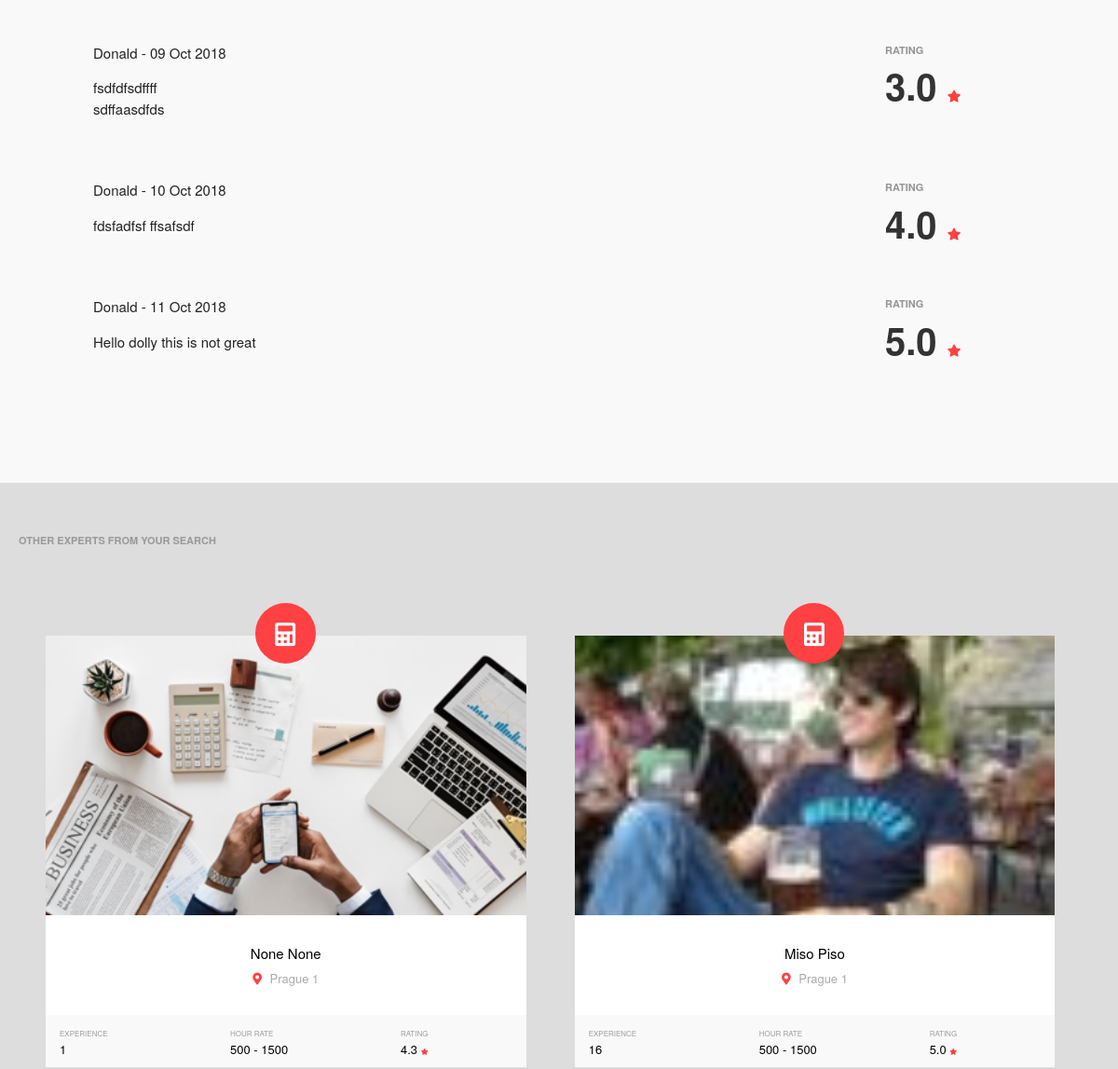
Page /webapp/expert/?id=1 (middle part) on the earlier database version.
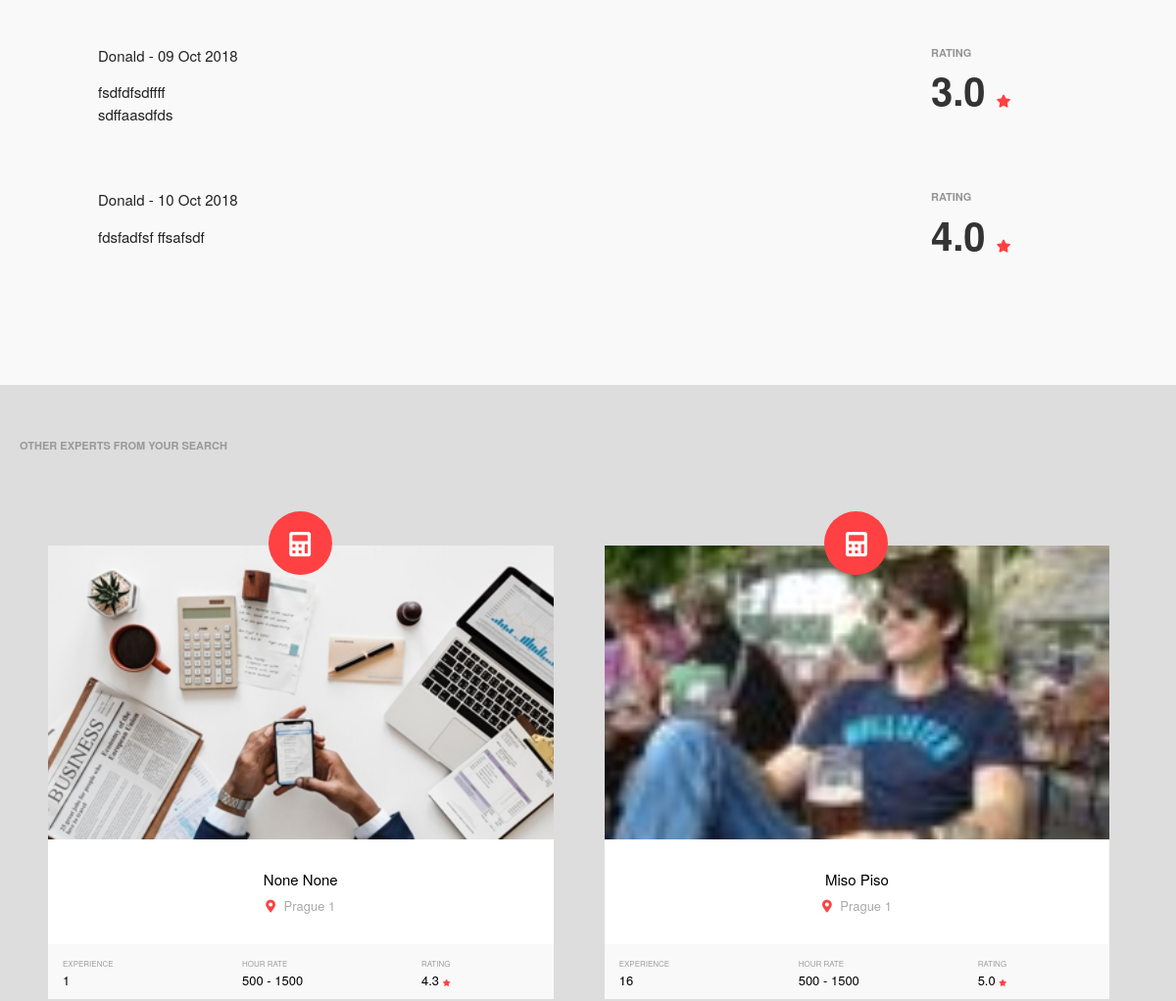
Same page on the later database version.
### webapp/models.py (models this page shows, shortened)
class Rating(models.Model):
  from_user        = models.ForeignKey(User, null=True, related_name='rating_from_user')
  to_user          = models.ForeignKey(User, null=True, related_name='rating_to_user')
  body             = models.TextField(max_length=5000, blank=True, null=True)
  status           = models.IntegerField(blank=True, null=True, default='1')
  rating           = models.IntegerField(blank=True, null=True, default='5')
  created_date     = models.DateTimeField(default=datetime.now)

class User(AbstractBaseUser):
  email            = models.EmailField(max_length=255, unique=True)
  active           = models.BooleanField(default=True)
  staff            = models.BooleanField(default=False)
  admin            = models.BooleanField(default=False)
  timestamp        = models.DateTimeField(auto_now_add=True)
  first_name       = models.CharField(max_length=255, blank=True, null=True)
  last_name        = models.CharField(max_length=255 , blank=True, null=True)
  username         = models.CharField(max_length=255 , blank=True, null=True)
  phone            = models.CharField(max_length=255, blank=True, null=True)
  mobile           = models.CharField(max_length=255, blank=True, null=True)
  web              = models.CharField(max_length=255, blank=True, null=True)
  street           = models.CharField(max_length=255, blank=True, null=True)
  street_number    = models.CharField(max_length=255, blank=True, null=True)
  city             = models.CharField(max_length=255, blank=True, null=True)
  country          = CountryField(default ='CZ')
  zipcode          = models.CharField(max_length=255, blank=True, null=True)
  district         = models.CharField(max_length=255, blank=True, null=True)
  district_id      = models.IntegerField(blank=True, null=True)
  latitude         = models.CharField(max_length=255, blank=True, null=True)
  longtitude       = models.CharField(max_length=255, blank=True, null=True)
  company          = models.CharField(max_length=255, blank=True, null=True)
  category_id      = models.IntegerField(blank=True, null=True)
  experience       = models.IntegerField(blank=True, null=True)
  hour_rate_from   = models.IntegerField(blank=True, null=True)
  hour_rate_to     = models.IntegerField(blank=True, null=True)
  bio              = models.TextField(max_length=5000, blank=True, null=True)
  expertise        = models.CharField(max_length=255 , blank=True, null=True)
  rating           = models.FloatField(max_length=255 , blank=True, null=True, default='5.0')
  profile_img      = models.ImageField(blank=True, default="default.jpg")
  USERNAME_FIELD = 'email'
  objects = UserManager()

### webapp/views.py (the view)
def expert(request):
  expert_id              = request.GET.get('id')
  message_sent           = request.GET.get('message_sent')
  rating_sent            = request.GET.get('rating_sent')
  expert                 = User.objects.get(id=expert_id)
  expert_expertise       = expert.expertise
  expertieses            = ""
  if expert_expertise:
    expert_expertise     = expert_expertise.split(",")
    expertieses          = Expertise.objects.filter(id__in=map(str,expert_expertise))
  category_id            = expert.category_id
  district_id            = expert.district_id
  district               = expert.district
  experience_minimal     = request.GET.get('experience_minimal')
  hour_rate_maximal      = request.GET.get('hour_rate_maximal')
  rating_minimal         = request.GET.get('rating_minimal')
  expertise_ids          = request.GET.get('expertise')
  if experience_minimal == None or experience_minimal == "":
    experience_minimal = 1
  if hour_rate_maximal == None or hour_rate_maximal == "":
    hour_rate_maximal = 5000
  if rating_minimal == None or rating_minimal == "":
    rating_minimal = 1
  experts = User.objects.filter(category_id=category_id).filter(experience__gte=experience_minimal, hour_rate_to__lte=hour_rate_maximal, rating__gte=rating_minimal, district_id=district_id).exclude(id=expert_id)
  if expertise_ids:
    experts = experts.filter(expertise__icontains=expertise_ids)
  ratings = Rating.objects.filter(to_user=expert_id)
  context = {
    'expert'              : expert,
    'experts'             : experts,
    'category_id'         : category_id,
    'district_id'         : district_id,
    'district'            : district,
    'expertieses'         : expertieses,
    'expertise_ids'       : expertise_ids,
    'experience_minimal'  : experience_minimal,
    'hour_rate_maximal'   : hour_rate_maximal,
    'rating_minimal'      : rating_minimal,
    'ratings'             : ratings,
    'message_sent'        : message_sent,
    'rating_sent'         : rating_sent
  }
  return render(request, 'webapp/expert.html', context)

### webapp/templates/webapp/expert.html (shortened to what this page needs)
{% extends "webapp/base.html" %}
{% block content %}
{% load i18n %}
{% load staticfiles %}
<div class="expert category-{{ expert.category_id }}">
  <div class="page">
    <div class="row">
      <div class="expert-main  main-content col s12 l8">
        <div class="expert-section" id="reviews">
          {% for rating in ratings %}
            <div class="expert-section-text clearfix">
              <div class="user-rating">
                <div class="user-rating-base">
                  <strong>
                    {{ rating.to_user.first_name }}
                  </strong>
                  <span> - {{ rating.created_date|date:"d M Y" }}</span>
                </div>
                <div class="user-rating-body">
                  {{ rating.body |linebreaks}}
                </div>
              </div>
              <div class="user-rating-value">
                <div class="expert-value-section">
                  <div class="expert-value-header">{% trans 'Rating' %}</div>
                  <div class="expert-value-iteger">
                    <span>{{ rating.rating|floatformat:1 }}</span>
                    <i class="fas fa-star"></i>
                  </div>
                </div>
              </div>
            </div>
          {% endfor %}
        </div>
      </div>
    </div>
  </div>
  {% if expert.id != request.user.id %}
    {% if experts.count > 0 %}
      <div id="other-experts">
        <h2>{% trans 'Other experts from your search' %}</h2>
        <ul class="user-boxes">
          {% for expert in experts %}
            {% include 'webapp/partials/expert.html' %}
          {% endfor %}
        </ul>
      </div>
    {% endif %}
  {% endif %}
</div>
{% endblock %}

### webapp/templates/webapp/base.html (shortened to what this page needs)
<!DOCTYPE html>
<html lang="en">
<head>
    {% load staticfiles %}
    <link rel="stylesheet" href="https://use.fontawesome.com/releases/v5.3.1/css/all.css">
    <link rel="stylesheet" href="https://cdnjs.cloudflare.com/ajax/libs/materialize/1.0.0/css/materialize.min.css">
    <link rel="stylesheet" type="text/css" href="{% static 'css/general.css' %}" />
    <link rel="stylesheet" type="text/css" href="{% static 'css/nouislider.css' %}" />
    <link rel="stylesheet" type="text/css" href="{% static 'css/forms.css' %}" />
    <link rel="stylesheet" type="text/css" href="{% static 'css/buttons.css' %}" />
    <link rel="stylesheet" type="text/css" href="{% static 'css/steps.css' %}" />
    <link rel="stylesheet" type="text/css" href="{% static 'css/box.css' %}" />
    <link rel="stylesheet" type="text/css" href="{% static 'css/masthead.css' %}" />
    <link rel="stylesheet" type="text/css" href="{% static 'css/footer.css' %}" />
    <link rel="stylesheet" type="text/css" href="{% static 'css/map.css' %}" />
    <link rel="stylesheet" type="text/css" href="{% static 'css/user-box.css' %}" />
    <link rel="stylesheet" type="text/css" href="{% static 'css/search-filters.css' %}" />
    <link rel="stylesheet" type="text/css" href="{% static 'css/sidebar.css' %}" />
    <link rel="stylesheet" type="text/css" href="{% static 'css/rating.css' %}" />
    <link rel="stylesheet" type="text/css" href="{% static 'css/tabs.css' %}" />
    <link rel="stylesheet" type="text/css" href="{% static 'css/templates/register.css' %}" />
    <link rel="stylesheet" type="text/css" href="{% static 'css/templates/search.css' %}" />
    <link rel="stylesheet" type="text/css" href="{% static 'css/templates/expert.css' %}" />
    <link rel="stylesheet" type="text/css" href="{% static 'css/templates/messages.css' %}" />
    <link rel="stylesheet" type="text/css" href="{% static 'css/templates/news.css' %}" />
    <link rel="stylesheet" type="text/css" href="{% static 'css/templates/marketing.css' %}" />
    <link rel="stylesheet" type="text/css" href="{% static 'css/mobile.css' %}" />
</head>
<body>
    {% block content %}
    {% endblock %}
</body>
</html>

### webapp/templates/webapp/partials/nav.html (shortened to what this page needs)
{% load i18n %}

### webapp/templates/webapp/partials/expert.html
{% load i18n %}
<li class="user-box category-{{ expert.category_id }}">
  <a href="/webapp/expert/?id={{ expert.id }}&category_id={{ expert.category_id }}&district_id={{expert.district_id}}&district={{ expert.district }}&expertise={{ expertise_ids }}&experience_minimal={{ experience_minimal }}&hour_rate_maximal={{ hour_rate_maximal }}&rating_minimal={{ rating_minimal }}">
    <div class="category-icon">
      {% if expert.category_id == 1 %}
        <i class="fas fa-balance-scale"></i>
      {% elif expert.category_id == 2 %}
        <i class="fas fa-calculator"></i>
      {% else %}
        <i class="fas fa-bullhorn"></i>
      {% endif %}
    </div>
    <div class="user-box-top">
      <div class="profile-pic" style="background: #f2f2f2 url('/webapp/media/thumbs/{{ expert.profile_img }}') center center no-repeat; background-size: cover;" >
      </div>
      <div class="user-full-name">
        {{ expert.first_name }}
        {{ expert.last_name }}
      </div>
      <div  class="distric">
        <i class="fas fa-map-marker-alt"></i>
        {{ expert.district}}
      </div>
    </div>
    <div class="user-box-bottom">
      <div class="user-value long">
        <label>{% trans 'Experience' %}</label>
        <div class="value">{{ expert.experience}}</div>
      </div>
      <div class="user-value long">
        {% if expert.category_id == 3 %}
          <label>{% trans 'NS' %}</label>
        {% else %}
          <label>{% trans 'Hour rate' %}</label>
        {% endif %}
        <div class="value">{{ expert.hour_rate_from}} - {{ expert.hour_rate_to}} </div>
      </div>
      <div class="user-value">
        <label>{% trans 'Rating' %}</label>
        <div class="value">
          {% if expert.rating %}
            {{ expert.rating|floatformat:1 }}
          {% endif %}
          <i class="fas fa-star"></i>
        </div>
      </div>
     </div>
   </a>
</li>

### webapp/templates/webapp/partials/sidebar_message.html (shortened to what this page needs)
{% load i18n %}

### webapp/templates/marketing/not_logged_in.html (shortened to what this page needs)
{% load i18n %}

### webapp/templates/webapp/partials/sidebar_rating.html (shortened to what this page needs)
{% load i18n %}

### webapp/templates/webapp/partials/sidebar_sharing.html (shortened to what this page needs)
{% load i18n %}

### webapp/templates/webapp/partials/footer.html (shortened to what this page needs)
{% load i18n %}

### webapp/templates/webapp/partials/footer-form.html (shortened to what this page needs)
{% load i18n %}

### webapp/static/css/general.css (style rules this page uses)
html { background: #f9f9f9; color: #222; font-size: 15px; font-family: "Helvetica Neue",Helvetica,Arial,sans-serif; }
body { margin: 0 auto; max-width: 1600px; }
.row { margin-bottom: 0px; }
.page { padding-right: 3%; padding-left: 3%; margin: 0 auto; }
.sidebar-nav, .main-content { padding: 120px 0 !important; }
.clearfix:after { visibility: hidden; display: block; font-size: 0; content: " "; clear: both; height: 0; }
.clearfix { display: inline-block; }
.clearfix { display: block; }

### webapp/static/css/user-box.css (style rules this page uses)
.user-boxes { text-align: center; }
.user-box { display: inline-block; background: #fff; margin: 0 0px 80px 10px; width: 300px; position: relative; box-shadow: 0px 10px 50px -3px rgb(0,0,0, 0.1); font-size: 11px; box-sizing: border-box; }
.user-box a { color: #000; }
.profile-pic { background: #f2f2f2; width: 100%; height: 300px; margin: 0 0 30px 0; }
.user-full-name { font-size: 15px; padding-bottom: 5px; }
.distric { color: #aaa; font-size: 13px; }
.distric .fas { padding-right: 5px; }
.user-box-top { text-align: center; }
.user-box-bottom { margin-top: 30px; padding: 10px 15px; background: #f9f9f9; }
.user-value { width: 15%; display: inline-block; }
.user-value.long { width: 35%; margin-right: 10px; }
.user-value label { font-size: 8px; text-transform: uppercase; }
.user-value .value { font-size: 13px; }
.user-value .fa-star { font-size: 7px; }
.category-icon { background: #000; position: absolute; top: -35px; width: 65px; height: 65px; line-height: 65px; color: #fff; margin: auto; border-radius: 100px; left: calc(50% - 33px); text-align: center; font-size: 25px; }
.category-2 .category-icon { background: #ff4143; }
.category-2 .fa-map-marker-alt { color: #ff4143; }
.category-2 .fa-star { color: #ff4143; }

### webapp/static/css/rating.css (style rules this page uses)
.user-rating { margin-bottom: 50px; padding: 0px !important; width: 75%; float: left; }
.user-rating-value { width: 15%; float: right; }
.user-rating-value .expert-value-section { color: #333; margin-right: 0px; }

### webapp/static/css/templates/expert.css (style rules this page uses)
.expert .page { max-width: 1200px; }
.expert-value-section { float: left; margin-right: 50px; font-weight: bold; color: #fff; }
.expert-value-header { text-transform: uppercase; font-size: 11px; opacity: .5; }
.expert-value-iteger { font-size: 50px; line-height: 60px; }
.expert-value-iteger .fas { font-size: 13px; }
.expert-section { margin-bottom: 50px; }
#other-experts { width: 100%; height: 650px; overflow: scroll; background: #ddd; }
#other-experts h2 { text-transform: uppercase; font-size: 11px; font-weight: bold; color: #999; margin-bottom: 50px; }
#other-experts ul { width: 100000px; margin: 0; padding: 0; text-align: left; }
#other-experts li { margin: 0 0 0 20px; }
#other-experts h2 { padding: 20px; }

### webapp/static/css/mobile.css (style rules this page uses)
@media only screen and (max-width: 1200px) { .messages-box .message-main, .user-box, .index .user-box:hover, .news-box a, .messages .message-header:hover, .btn, .big-button, .tag, .message-button { box-shadow: none !important; } }
@media only screen and (max-width: 1200px) { .page { padding-right: 100px; padding-left: 100px; } }
@media only screen and (max-width: 1200px) { .index .profile .l7, .index .profile .l5, .messages .l8, .messages .l4, .expert .l8, .expert .l4 { width: 100% !important; } }
@media only screen and (max-width: 1200px) { .expert-value-iteger { font-size: 40px; } }
@media only screen and (max-width: 1200px) { #other-experts { height: auto; } }
@media only screen and (max-width: 1200px) { #other-experts ul { width: 100%; padding: 25px; } }
@media only screen and (max-width: 1200px) { .news-sidebar .user-box, #other-experts .user-box, .search .user-box { width: 45%; margin: 0 2% 80px 2%; border: 1px solid #ddd; } }
@media only screen and (max-width: 1200px) { .sidebar-nav, .main-content { padding: 0px 0 25px 0 !important; } }
@media only screen and (max-width: 1200px) { .expert .sidebar-nav, .expert .main-content { padding-top: 50px !important; } }

Differences in the rows shown:
removed Rating: to_user.first_name "Donald", created_date "11 Oct 2018", body "Hello dolly this is not great", rating "5.0"
